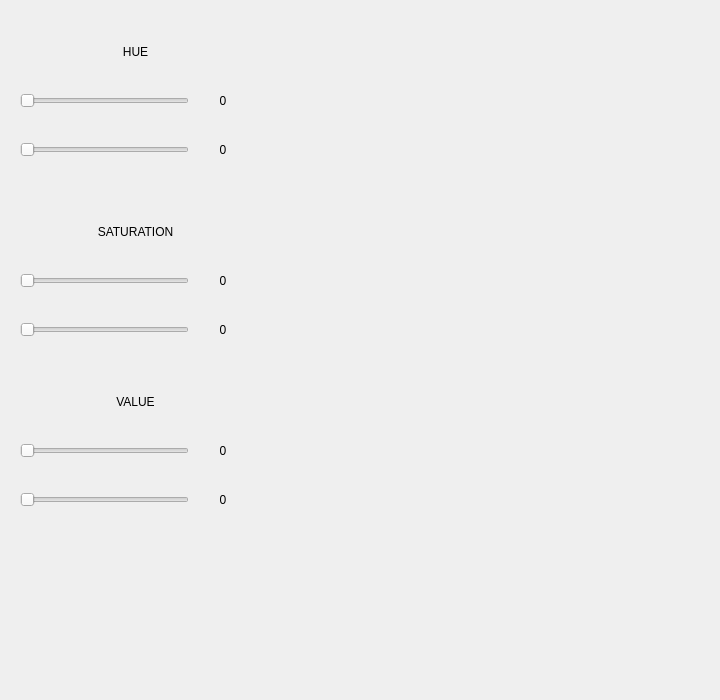
<?xml version="1.0" encoding="UTF-8"?>
<ui version="4.0">
 <class>SettingsWindow</class>
 <widget class="QMainWindow" name="SettingsWindow">
  <property name="geometry">
   <rect>
    <x>0</x>
    <y>0</y>
    <width>720</width>
    <height>700</height>
   </rect>
  </property>
  <property name="sizePolicy">
   <sizepolicy hsizetype="Fixed" vsizetype="Fixed">
    <horstretch>0</horstretch>
    <verstretch>0</verstretch>
   </sizepolicy>
  </property>
  <property name="minimumSize">
   <size>
    <width>720</width>
    <height>700</height>
   </size>
  </property>
  <property name="maximumSize">
   <size>
    <width>720</width>
    <height>700</height>
   </size>
  </property>
  <property name="windowTitle">
   <string>QRosApp</string>
  </property>
  <property name="windowIcon">
   <iconset resource="../resources/images.qrc">
    <normaloff>:/images/icon.png</normaloff>:/images/icon.png</iconset>
  </property>
  <property name="locale">
   <locale language="English" country="Australia"/>
  </property>
  <widget class="QWidget" name="centralwidget">
   <widget class="QWidget" name="verticalLayoutWidget">
    <property name="geometry">
     <rect>
      <x>20</x>
      <y>30</y>
      <width>231</width>
      <height>141</height>
     </rect>
    </property>
    <layout class="QVBoxLayout" name="verticalLayout" stretch="1,1,1">
     <item>
      <widget class="QLabel" name="label">
       <property name="text">
        <string>HUE</string>
       </property>
       <property name="alignment">
        <set>Qt::AlignmentFlag::AlignCenter</set>
       </property>
      </widget>
     </item>
     <item>
      <layout class="QHBoxLayout" name="horizontalLayout" stretch="3,1">
       <item>
        <widget class="QSlider" name="horizontalSlider">
         <property name="orientation">
          <enum>Qt::Orientation::Horizontal</enum>
         </property>
        </widget>
       </item>
       <item>
        <widget class="QLabel" name="label_2">
         <property name="text">
          <string>0</string>
         </property>
         <property name="alignment">
          <set>Qt::AlignmentFlag::AlignCenter</set>
         </property>
        </widget>
       </item>
      </layout>
     </item>
     <item>
      <layout class="QHBoxLayout" name="horizontalLayout_2" stretch="3,1">
       <item>
        <widget class="QSlider" name="horizontalSlider_2">
         <property name="orientation">
          <enum>Qt::Orientation::Horizontal</enum>
         </property>
        </widget>
       </item>
       <item>
        <widget class="QLabel" name="label_3">
         <property name="text">
          <string>0</string>
         </property>
         <property name="alignment">
          <set>Qt::AlignmentFlag::AlignCenter</set>
         </property>
        </widget>
       </item>
      </layout>
     </item>
    </layout>
   </widget>
   <widget class="QWidget" name="verticalLayoutWidget_2">
    <property name="geometry">
     <rect>
      <x>20</x>
      <y>210</y>
      <width>231</width>
      <height>141</height>
     </rect>
    </property>
    <layout class="QVBoxLayout" name="verticalLayout_2" stretch="1,1,1">
     <item>
      <widget class="QLabel" name="label_4">
       <property name="text">
        <string>SATURATION</string>
       </property>
       <property name="alignment">
        <set>Qt::AlignmentFlag::AlignCenter</set>
       </property>
      </widget>
     </item>
     <item>
      <layout class="QHBoxLayout" name="horizontalLayout_3" stretch="3,1">
       <item>
        <widget class="QSlider" name="horizontalSlider_3">
         <property name="orientation">
          <enum>Qt::Orientation::Horizontal</enum>
         </property>
        </widget>
       </item>
       <item>
        <widget class="QLabel" name="label_5">
         <property name="text">
          <string>0</string>
         </property>
         <property name="alignment">
          <set>Qt::AlignmentFlag::AlignCenter</set>
         </property>
        </widget>
       </item>
      </layout>
     </item>
     <item>
      <layout class="QHBoxLayout" name="horizontalLayout_4" stretch="3,1">
       <item>
        <widget class="QSlider" name="horizontalSlider_4">
         <property name="orientation">
          <enum>Qt::Orientation::Horizontal</enum>
         </property>
        </widget>
       </item>
       <item>
        <widget class="QLabel" name="label_6">
         <property name="text">
          <string>0</string>
         </property>
         <property name="alignment">
          <set>Qt::AlignmentFlag::AlignCenter</set>
         </property>
        </widget>
       </item>
      </layout>
     </item>
    </layout>
   </widget>
   <widget class="QWidget" name="verticalLayoutWidget_3">
    <property name="geometry">
     <rect>
      <x>20</x>
      <y>380</y>
      <width>231</width>
      <height>141</height>
     </rect>
    </property>
    <layout class="QVBoxLayout" name="verticalLayout_3" stretch="1,1,1">
     <item>
      <widget class="QLabel" name="label_7">
       <property name="text">
        <string>VALUE</string>
       </property>
       <property name="alignment">
        <set>Qt::AlignmentFlag::AlignCenter</set>
       </property>
      </widget>
     </item>
     <item>
      <layout class="QHBoxLayout" name="horizontalLayout_5" stretch="3,1">
       <item>
        <widget class="QSlider" name="horizontalSlider_5">
         <property name="orientation">
          <enum>Qt::Orientation::Horizontal</enum>
         </property>
        </widget>
       </item>
       <item>
        <widget class="QLabel" name="label_8">
         <property name="text">
          <string>0</string>
         </property>
         <property name="alignment">
          <set>Qt::AlignmentFlag::AlignCenter</set>
         </property>
        </widget>
       </item>
      </layout>
     </item>
     <item>
      <layout class="QHBoxLayout" name="horizontalLayout_6" stretch="3,1">
       <item>
        <widget class="QSlider" name="horizontalSlider_6">
         <property name="orientation">
          <enum>Qt::Orientation::Horizontal</enum>
         </property>
        </widget>
       </item>
       <item>
        <widget class="QLabel" name="label_9">
         <property name="text">
          <string>0</string>
         </property>
         <property name="alignment">
          <set>Qt::AlignmentFlag::AlignCenter</set>
         </property>
        </widget>
       </item>
      </layout>
     </item>
    </layout>
   </widget>
  </widget>
  <action name="action_Quit">
   <property name="text">
    <string>&amp;Quit</string>
   </property>
   <property name="shortcut">
    <string>Ctrl+Q</string>
   </property>
   <property name="shortcutContext">
    <enum>Qt::ShortcutContext::ApplicationShortcut</enum>
   </property>
  </action>
  <action name="action_Preferences">
   <property name="text">
    <string>&amp;Preferences</string>
   </property>
  </action>
  <action name="actionAbout">
   <property name="text">
    <string>&amp;About</string>
   </property>
  </action>
  <action name="actionAbout_Qt">
   <property name="text">
    <string>About &amp;Qt</string>
   </property>
  </action>
 </widget>
 <resources>
  <include location="../resources/images.qrc"/>
 </resources>
 <connections>
  <connection>
   <sender>action_Quit</sender>
   <signal>triggered()</signal>
   <receiver>SettingsWindow</receiver>
   <slot>close()</slot>
   <hints>
    <hint type="sourcelabel">
     <x>-1</x>
     <y>-1</y>
    </hint>
    <hint type="destinationlabel">
     <x>399</x>
     <y>299</y>
    </hint>
   </hints>
  </connection>
 </connections>
</ui>
